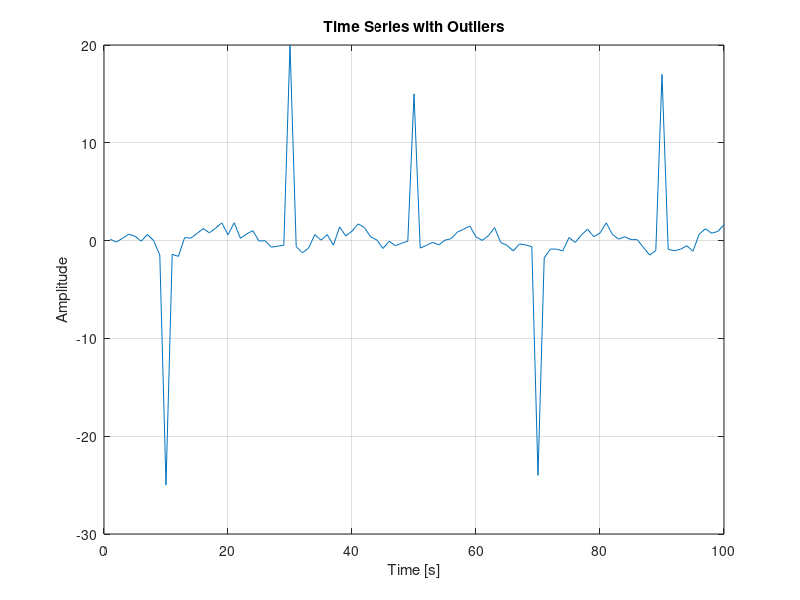
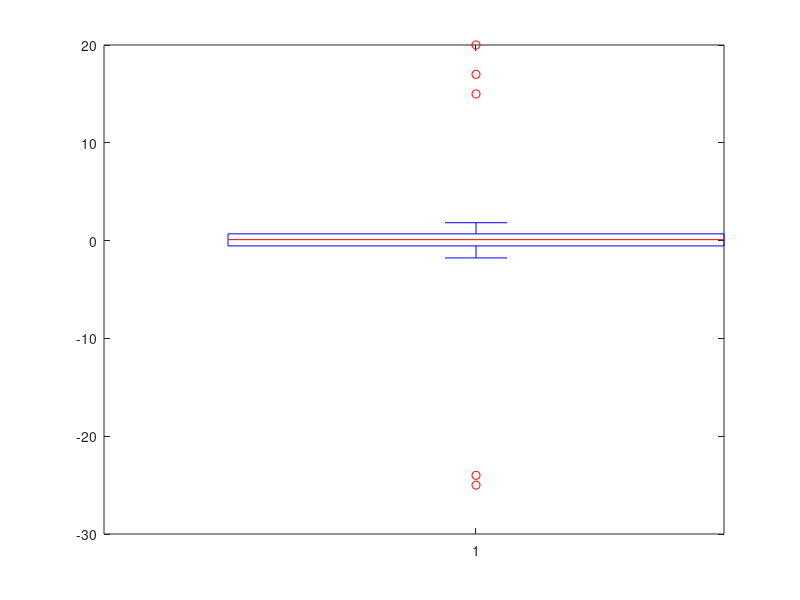
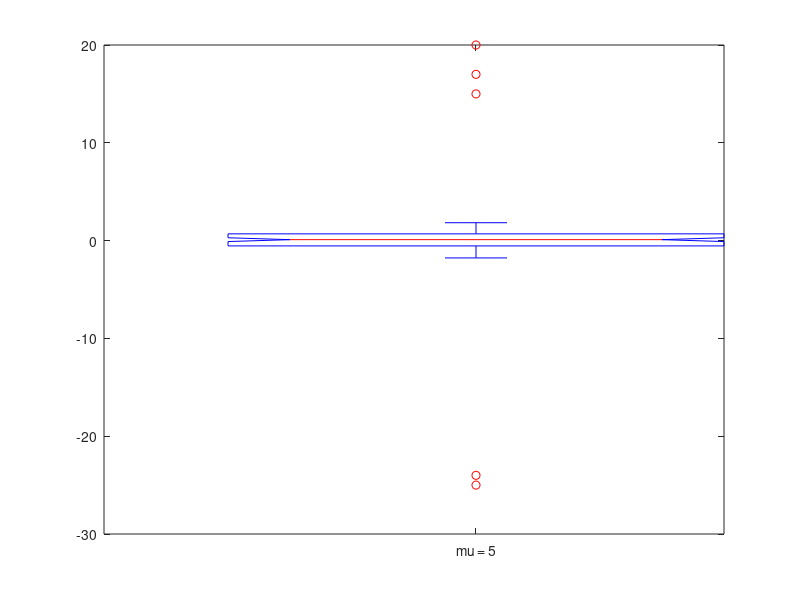

MATLAB code for these plots, in order:
%% BoxPlot
x = 1:100;
data = cos(2*pi*0.05*x+2*pi*rand) + 0.5*randn(1,100);   % signal
data(10:20:90) = [-25 20 15 -24 17];                      % outliers
plot(x,data)
xlabel('Time [s]')
ylabel('Amplitude')
title('Time Series with Outliers')
grid on

figure
boxplot(data)
figure
boxplot(data,'Notch','on','Labels',{'mu = 5'},'Whisker',1)